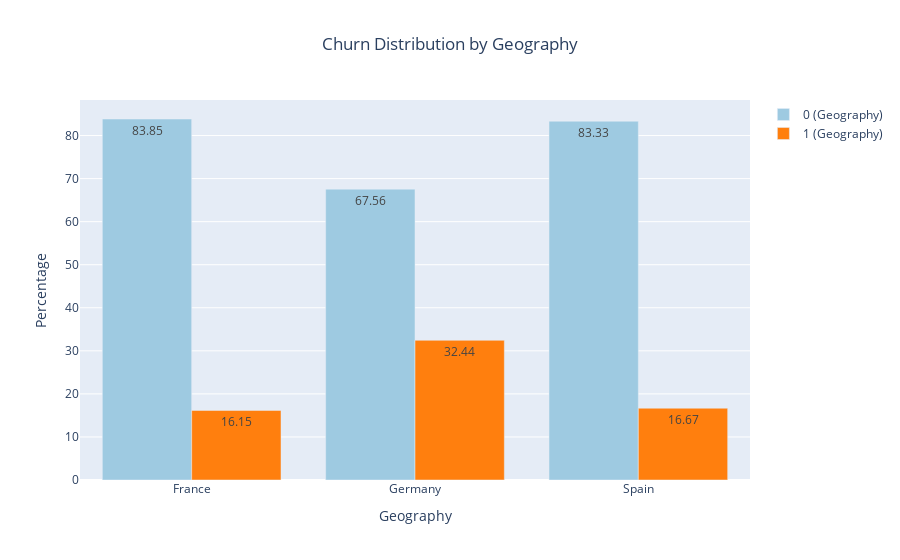
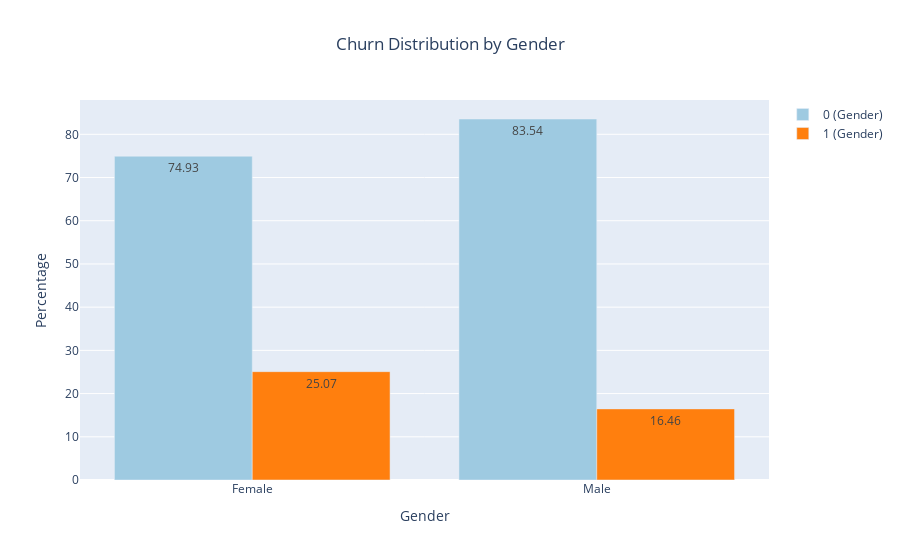
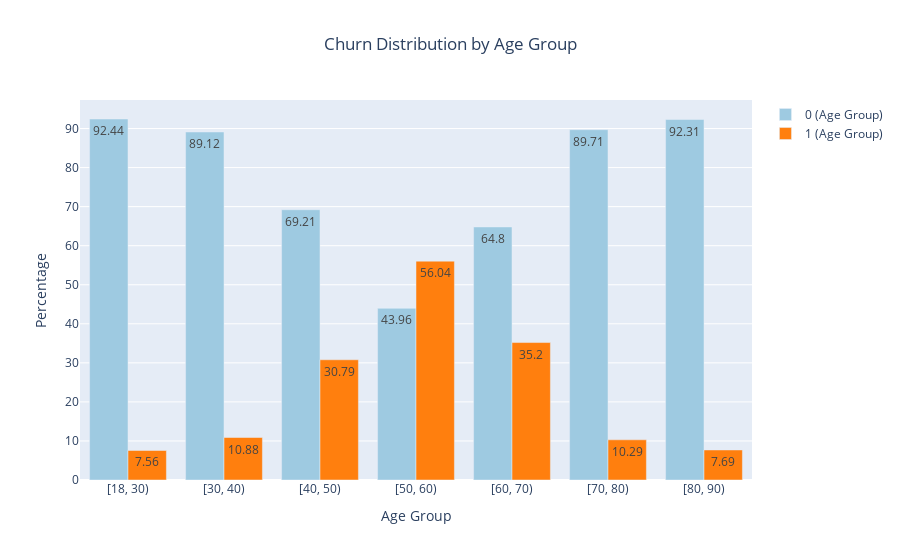
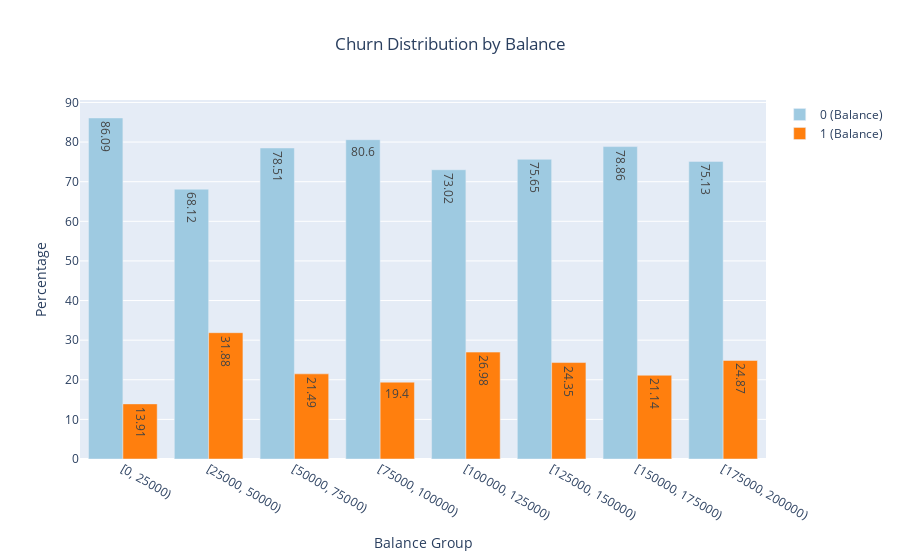

Notebook code cell kept with these figures, in order:
### Code cell
# Função para calcular porcentagens
def calculate_percent(df, group_by, column):
    distribution = df.groupby([group_by, column]).size().unstack(fill_value=0)
    percent_distribution = distribution.div(distribution.sum(axis=1), axis=0) * 100
    return percent_distribution

# Calcular porcentagens para geografia, gênero, faixas etárias, tenure e balance
churn_by_geography = calculate_percent(df, 'geography', 'exited')
churn_by_gender = calculate_percent(df, 'gender', 'exited')

# Categorizar a idade em faixas etárias
df['age_group'] = pd.cut(df['age'], bins=[18, 30, 40, 50, 60, 70, 80, 90], right=False)
churn_by_age_group = calculate_percent(df, 'age_group', 'exited')

# Categorizar balance em faixas
df['balance_group'] = pd.cut(df['balance'], bins=[0, 25000, 50000, 75000, 100000, 125000, 150000, 175000, 200000], right=False)
churn_by_balance = calculate_percent(df, 'balance_group', 'exited')

# Calcular porcentagens para tenure
churn_by_tenure = calculate_percent(df, 'tenure', 'exited')

# Função para criar trace
def create_trace(group, percent_distribution, exited_status, color, name_suffix):
    return go.Bar(
        x = percent_distribution.index.astype(str),
        y = percent_distribution[exited_status],
        name = f'{exited_status} {name_suffix}',
        marker=dict(color=color),
        text = percent_distribution[exited_status].round(2),
        textposition = 'auto'
    )

# Criar traces
trace_geo_not_exited = create_trace('geography', churn_by_geography, 0, 'rgb(158,202,225)', '(Geography)')
trace_geo_exited = create_trace('geography', churn_by_geography, 1, 'rgb(255,127,14)', '(Geography)')

trace_gender_not_exited = create_trace('gender', churn_by_gender, 0, 'rgb(158,202,225)', '(Gender)')
trace_gender_exited = create_trace('gender', churn_by_gender, 1, 'rgb(255,127,14)', '(Gender)')

trace_age_not_exited = create_trace('age_group', churn_by_age_group, 0, 'rgb(158,202,225)', '(Age Group)')
trace_age_exited = create_trace('age_group', churn_by_age_group, 1, 'rgb(255,127,14)', '(Age Group)')

trace_balance_not_exited = create_trace('balance_group', churn_by_balance, 0, 'rgb(158,202,225)', '(Balance)')
trace_balance_exited = create_trace('balance_group', churn_by_balance, 1, 'rgb(255,127,14)', '(Balance)')

trace_tenure_not_exited = create_trace('tenure', churn_by_tenure, 0, 'rgb(158,202,225)', '(Tenure)')
trace_tenure_exited = create_trace('tenure', churn_by_tenure, 1, 'rgb(255,127,14)', '(Tenure)')

# Layouts
layout_geo = go.Layout(
    barmode = 'group',
    title = dict(text='Churn Distribution by Geography', x=0.5),
    xaxis = dict(title = 'Geography'),
    yaxis = dict(title = 'Percentage')
)

layout_gender = go.Layout(
    barmode = 'group',
    title = dict(text='Churn Distribution by Gender', x=0.5),
    xaxis = dict(title = 'Gender'),
    yaxis = dict(title = 'Percentage')
)

layout_age = go.Layout(
    barmode = 'group',
    title = dict(text='Churn Distribution by Age Group', x=0.5),
    xaxis = dict(title = 'Age Group'),
    yaxis = dict(title = 'Percentage')
)

layout_balance = go.Layout(
    barmode = 'group',
    title = dict(text='Churn Distribution by Balance', x=0.5),
    xaxis = dict(title = 'Balance Group'),
    yaxis = dict(title = 'Percentage')
)

layout_tenure = go.Layout(
    barmode = 'group',
    title = dict(text='Churn Distribution by Tenure', x=0.5),
    xaxis = dict(title = 'Tenure'),
    yaxis = dict(title = 'Percentage')
)

# Figuras
fig_geo = go.Figure(data = [trace_geo_not_exited, trace_geo_exited], layout = layout_geo)
fig_gender = go.Figure(data = [trace_gender_not_exited, trace_gender_exited], layout = layout_gender)
fig_age = go.Figure(data = [trace_age_not_exited, trace_age_exited], layout = layout_age)
fig_balance = go.Figure(data = [trace_balance_not_exited, trace_balance_exited], layout = layout_balance)
fig_tenure = go.Figure(data = [trace_tenure_not_exited, trace_tenure_exited], layout = layout_tenure)

# Mostrar gráficos
py.iplot(fig_geo)
py.iplot(fig_gender)
py.iplot(fig_age)
py.iplot(fig_balance)
py.iplot(fig_tenure)

### Figure 1 — Plotly figure (JSON) as saved in the notebook; plotly's stock layout.template omitted (floating-point values rounded to 4 significant figures)
{"data": [{"marker": {"color": "rgb(158,202,225)"}, "name": "0 (Geography)", "text": [83.85, 67.56, 83.33], "textposition": "auto", "type": "bar", "x": ["France", "Germany", "Spain"], "y": [83.85, 67.56, 83.33]}, {"marker": {"color": "rgb(255,127,14)"}, "name": "1 (Geography)", "text": [16.15, 32.44, 16.67], "textposition": "auto", "type": "bar", "x": ["France", "Germany", "Spain"], "y": [16.15, 32.44, 16.67]}], "layout": {"autosize": true, "barmode": "group", "title": {"text": "Churn Distribution by Geography", "x": 0.5}, "xaxis": {"autorange": true, "range": [-0.5, 2.5], "title": {"text": "Geography"}, "type": "category"}, "yaxis": {"autorange": true, "range": [0, 88.26], "title": {"text": "Percentage"}, "type": "linear"}}}

### Figure 2 — Plotly figure (JSON) as saved in the notebook; plotly's stock layout.template omitted (floating-point values rounded to 4 significant figures)
{"data": [{"marker": {"color": "rgb(158,202,225)"}, "name": "0 (Gender)", "text": [74.93, 83.54], "textposition": "auto", "type": "bar", "x": ["Female", "Male"], "y": [74.93, 83.54]}, {"marker": {"color": "rgb(255,127,14)"}, "name": "1 (Gender)", "text": [25.07, 16.46], "textposition": "auto", "type": "bar", "x": ["Female", "Male"], "y": [25.07, 16.46]}], "layout": {"autosize": true, "barmode": "group", "title": {"text": "Churn Distribution by Gender", "x": 0.5}, "xaxis": {"autorange": true, "range": [-0.5, 1.5], "title": {"text": "Gender"}, "type": "category"}, "yaxis": {"autorange": true, "range": [0, 87.94], "title": {"text": "Percentage"}, "type": "linear"}}}

### Figure 3 — Plotly figure (JSON) as saved in the notebook; plotly's stock layout.template omitted (floating-point values rounded to 4 significant figures)
{"data": [{"marker": {"color": "rgb(158,202,225)"}, "name": "0 (Age Group)", "text": [92.44, 89.12, 69.21, 43.96, 64.8, 89.71, 92.31], "textposition": "auto", "type": "bar", "x": ["[18, 30)", "[30, 40)", "[40, 50)", "[50, 60)", "[60, 70)", "[70, 80)", "[80, 90)"], "y": [92.44, 89.12, 69.21, 43.96, 64.8, 89.71, 92.31]}, {"marker": {"color": "rgb(255,127,14)"}, "name": "1 (Age Group)", "text": [7.56, 10.88, 30.79, 56.04, 35.2, 10.29, 7.69], "textposition": "auto", "type": "bar", "x": ["[18, 30)", "[30, 40)", "[40, 50)", "[50, 60)", "[60, 70)", "[70, 80)", "[80, 90)"], "y": [7.556, 10.88, 30.79, 56.04, 35.2, 10.29, 7.692]}], "layout": {"autosize": true, "barmode": "group", "title": {"text": "Churn Distribution by Age Group", "x": 0.5}, "xaxis": {"autorange": true, "range": [-0.5, 6.5], "title": {"text": "Age Group"}, "type": "category"}, "yaxis": {"autorange": true, "range": [0, 97.31], "title": {"text": "Percentage"}, "type": "linear"}}}

### Figure 4 — Plotly figure (JSON) as saved in the notebook; plotly's stock layout.template omitted (floating-point values rounded to 4 significant figures)
{"data": [{"marker": {"color": "rgb(158,202,225)"}, "name": "0 (Balance)", "text": [86.09, 68.12, 78.51, 80.6, 73.02, 75.65, 78.86, 75.13], "textposition": "auto", "type": "bar", "x": ["[0, 25000)", "[25000, 50000)", "[50000, 75000)", "[75000, 100000)", "[100000, 125000)", "[125000, 150000)", "[150000, 175000)", "[175000, 200000)"], "y": [86.09, 68.12, 78.51, 80.6, 73.02, 75.65, 78.86, 75.13]}, {"marker": {"color": "rgb(255,127,14)"}, "name": "1 (Balance)", "text": [13.91, 31.88, 21.49, 19.4, 26.98, 24.35, 21.14, 24.87], "textposition": "auto", "type": "bar", "x": ["[0, 25000)", "[25000, 50000)", "[50000, 75000)", "[75000, 100000)", "[100000, 125000)", "[125000, 150000)", "[150000, 175000)", "[175000, 200000)"], "y": [13.91, 31.88, 21.49, 19.4, 26.98, 24.35, 21.14, 24.87]}], "layout": {"autosize": true, "barmode": "group", "title": {"text": "Churn Distribution by Balance", "x": 0.5}, "xaxis": {"autorange": true, "range": [-0.5, 7.5], "title": {"text": "Balance Group"}, "type": "category"}, "yaxis": {"autorange": true, "range": [0, 90.62], "title": {"text": "Percentage"}, "type": "linear"}}}
